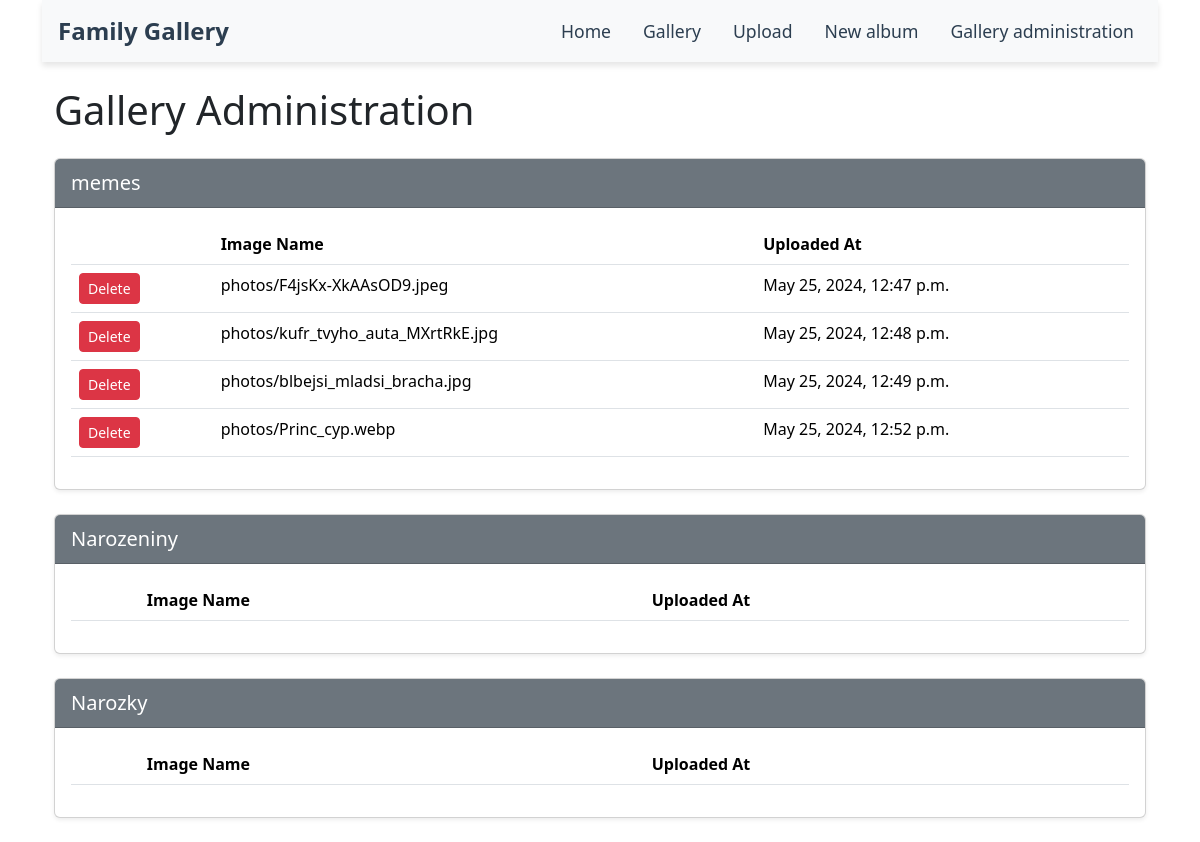
/gallery/gallery_administration/, run on an earlier commit of the app's database.
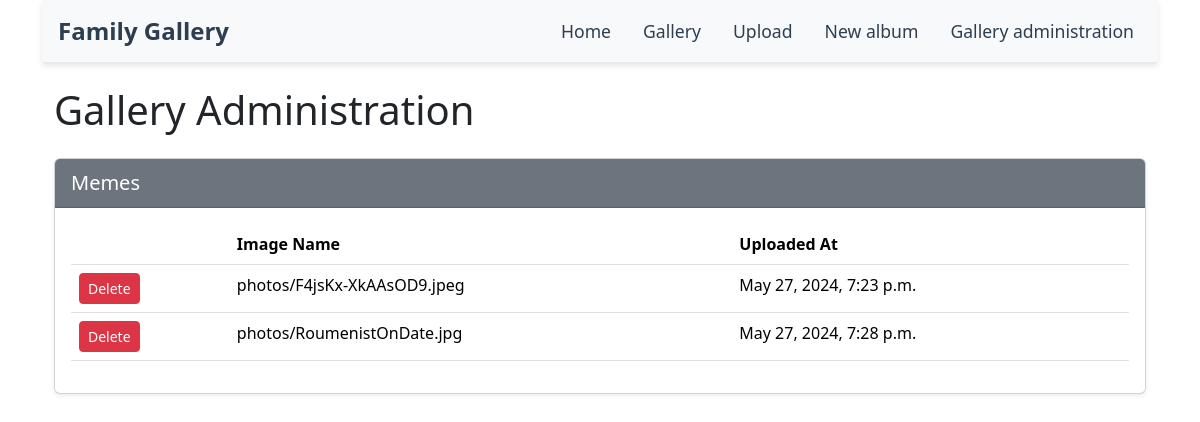
And on a later commit of the database.
### gallery_app/models.py (models this page shows, shortened)
class Group(models.Model):
    name = models.CharField(max_length=100)

class Photo(models.Model):
    image = models.ImageField(upload_to='photos/')
    group = models.ForeignKey(Group, on_delete=models.CASCADE, related_name='photos')
    image_hash = models.CharField(max_length=64, unique=True, blank=True, null=True)
    uploaded_at = models.DateTimeField(auto_now_add=True)

### gallery_app/views.py (the view)
# urls.py: path('gallery_administration/', gallery_administration, name='gallery_administration'),
def gallery_administration(request):
    groups = Group.objects.prefetch_related('photos').all()
    return render(request, 'gallery/gallery_administration.html', {'groups': groups})

### gallery_app/templates/gallery/gallery_administration.html (shortened to what this page needs)
{% extends "base.html" %}
{% block content %}
<div class="container mt-4">
    <h1 class="mb-4">Gallery Administration</h1>
    {% if groups %}
        {% for group in groups %}
            <div class="card mb-4 shadow-sm">
                <div class="card-header text-white" style="background-color: #6c757d; padding: 0.75rem 1rem;">
                    <h5 class="my-0">{{ group.name }}</h5>
                </div>
                <div class="card-body">
                    <div class="table-responsive">
                        <table class="table table-hover">
                            <thead class="thead-light">
                                <tr>
                                    <th scope="col"></th>
                                    <th scope="col">Image Name</th>
                                    <th scope="col">Uploaded At</th>
                                </tr>
                            </thead>
                            <tbody>
                                {% for photo in group.photos.all %}
                                    <tr>
                                        <td>
                                            <form method="post" action="{% url 'delete_photo' photo.id %}">
                                                <button type="submit" class="btn btn-danger btn-sm">Delete</button>
                                            </form>
                                        </td>
                                        <td>{{ photo.image.name }}</td>
                                        <td>{{ photo.uploaded_at|date:"F j, Y, g:i a" }}</td>
                                    </tr>
                                {% endfor %}
                            </tbody>
                        </table>
                    </div>
                </div>
            </div>
        {% endfor %}
    {% else %}
        <div class="alert alert-warning" role="alert">
            No photos available.
        </div>
    {% endif %}
</div>
{% endblock %}

### gallery_app/templates/base.html (shortened to what this page needs)
<!DOCTYPE html>
<html>
<head>
    <link href="https://cdn.jsdelivr.net/npm/bootstrap@5.3.2/dist/css/bootstrap.min.css" rel="stylesheet">
</head>
<body>
    <div class="container">
        <nav class="navbar navbar-expand-lg">
            <a class="navbar-brand" href="#">Family Gallery</a>
            <div class="collapse navbar-collapse" id="navbarNav">
                <ul class="navbar-nav ms-auto">
                    <li class="nav-item"><a class="nav-link" href="{% url 'home' %}">Home</a></li>
                    <li class="nav-item"><a class="nav-link" href="{% url 'gallery' %}">Gallery</a></li>
                    <li class="nav-item"><a class="nav-link" href="{% url 'upload' %}">Upload</a></li>
                    <li class="nav-item"><a class="nav-link" href="{% url 'add_group' %}">New album</a></li>
                    <li class="nav-item"><a class="nav-link" href="{% url 'gallery_administration' %}">Gallery administration</a></li>
                </ul>
            </div>
        </nav>
        {% block content %}
        {% endblock %}
    </div>
</body>
</html>

### gallery_app/templates/base.html (style rules this page uses)
body { font-family: 'Segoe UI', Tahoma, Geneva, Verdana, sans-serif; }
.navbar { background-color: #f8f9fa; box-shadow: 0 4px 6px rgba(0, 0, 0, 0.1); }
.navbar-brand { font-weight: bold; color: #2c3e50 !important; font-size: 1.5rem; margin-left: 1rem; }
.nav-link { color: #2c3e50 !important; font-size: 1.1rem; margin-right: 1rem; }

What changed in the data, as far as the page shows it:
removed Photo: image.name "photos/kufr_tvyho_auta_MXrtRkE.jpg", uploaded_at "May 25, 2024, 12:48 p.m."
removed Photo: image.name "photos/blbejsi_mladsi_bracha.jpg", uploaded_at "May 25, 2024, 12:49 p.m."
removed Photo: image.name "photos/Princ_cyp.webp", uploaded_at "May 25, 2024, 12:52 p.m."
removed Group: name "Narozeniny"
removed Group: name "Narozky"
changed Group: name "memes" → "Memes"
changed Photo "photos/F4jsKx-XkAAsOD9.jpeg": uploaded_at "May 25, 2024, 12:47 p.m." → "May 27, 2024, 7:23 p.m."
added Photo: image.name "photos/RoumenistOnDate.jpg", uploaded_at "May 27, 2024, 7:28 p.m."
